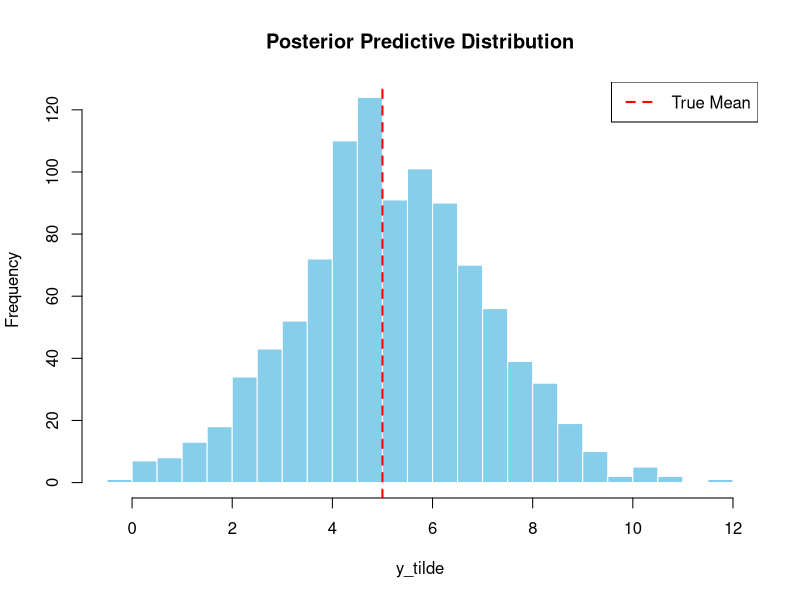

Write R code to recreate this figure.
# Load necessary library
library(MASS)

# Set seed for reproducibility
set.seed(123)

# Generate some data
n <- 100  # Number of data points
mu_true <- 5  # True mean
sigma2_true <- 4  # True variance
y <- rnorm(n, mean = mu_true, sd = sqrt(sigma2_true))

# Define the normal model with noninformative priors
# Priors: p(mu, sigma2) ∝ 1/sigma2

# Compute posterior distribution parameters
y_bar <- mean(y)  # Sample mean
S2 <- var(y)  # Sample variance

# Posterior parameters
mu_post <- y_bar
sigma2_post <- S2 * (n - 1) / rchisq(1, df = n - 1)

# Number of samples to draw from the posterior predictive distribution
n_samples <- 1000

# Draw from the joint posterior distribution of (mu, sigma2)
mu_samples <- numeric(n_samples)
sigma2_samples <- numeric(n_samples)
for (i in 1:n_samples) {
  sigma2_samples[i] <- S2 * (n - 1) / rchisq(1, df = n - 1)
  mu_samples[i] <- rnorm(1, mean = y_bar, sd = sqrt(sigma2_samples[i] / n))
}

# Draw from the posterior predictive distribution
y_tilde <- numeric(n_samples)
for (i in 1:n_samples) {
  y_tilde[i] <- rnorm(1, mean = mu_samples[i], sd = sqrt(sigma2_samples[i]))
}

# Plot the posterior predictive distribution
hist(y_tilde, breaks = 30, main = "Posterior Predictive Distribution", xlab = "y_tilde", col = "skyblue", border = "white")
abline(v = mu_true, col = "red", lwd = 2, lty = 2)
legend("topright", legend = "True Mean", col = "red", lwd = 2, lty = 2)
